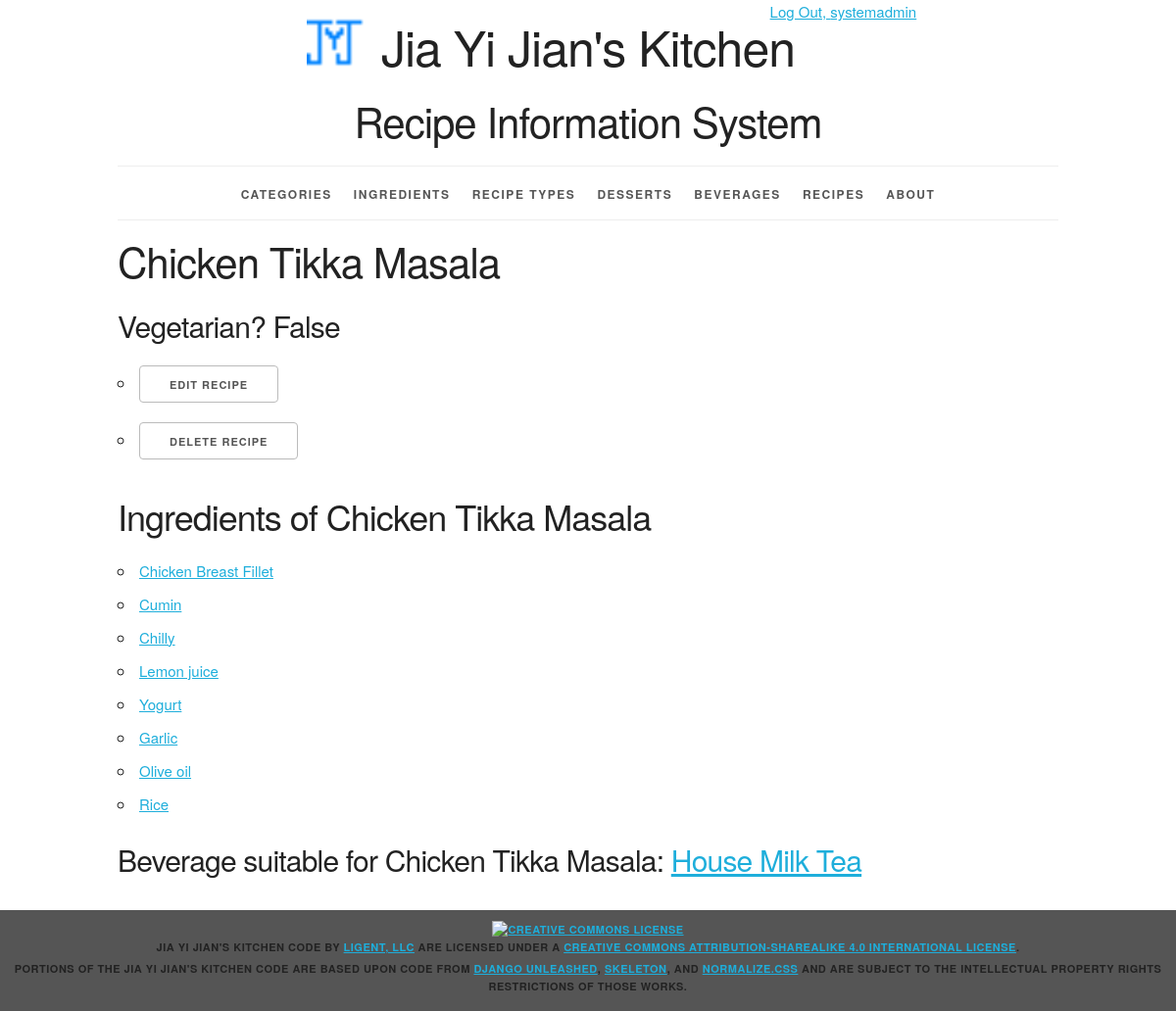
Screenshot of /recipes/34/ (signed in) with the database file from the repository.
### recipeinfo/models.py (models this page shows, shortened)
class Recipe(models.Model):
    recipe_id = models.AutoField(primary_key=True)
    recipe_name = models.CharField(max_length=45)
    recipe_type = models.ForeignKey(Recipe_Type, related_name='recipes', on_delete=models.PROTECT)
    beverage = models.ForeignKey(Beverage, related_name='recipes', on_delete=models.PROTECT)
    dessert = models.ForeignKey(Dessert, related_name='recipes', on_delete=models.PROTECT, null=True)
    def __str__(self):
        return '%s' % (self.recipe_name)
    def get_update_url(self):
        return reverse('recipeinfo_recipe_update_urlpattern', kwargs={'pk': self.pk})
    def get_delete_url(self):
        return reverse('recipeinfo_recipe_delete_urlpattern',kwargs={'pk': self.pk})
    class Meta:
        ordering = ['recipe_name']
        unique_together = (('recipe_type', 'recipe_name'))

class Recipe_Ingredient(models.Model):
    recipe_ingredient_id = models.AutoField(primary_key=True)
    ingredient = models.ForeignKey(Ingredient, related_name='recipe_ingredients', on_delete=models.PROTECT)
    recipe = models.ForeignKey(Recipe, related_name='recipe_ingredients', on_delete=models.PROTECT)

class Ingredient(models.Model):
    ingredient_id = models.AutoField(primary_key=True)
    ingredient_name = models.CharField(max_length=45, unique=True)
    is_vegetarian = models.IntegerField()
    category = models.ForeignKey(Category, related_name='ingredients', on_delete=models.PROTECT)
    def __str__(self):
        return '%s' % ((self.ingredient_name))
    def get_absolute_url(self):
        return reverse('recipeinfo_ingredient_detail_urlpattern', kwargs={'pk': self.pk})
    class Meta:
        ordering = ['ingredient_name']

class Beverage(models.Model):
    beverage_id = models.AutoField(primary_key=True)
    beverage_name = models.CharField(max_length=45)
    beverage_type = models.CharField(max_length=45, default='')
    def __str__(self):
        return '%s' % (self.beverage_name)
    def get_absolute_url(self):
        return reverse('recipeinfo_beverage_detail_urlpattern', kwargs={'pk': self.pk})
    class Meta:
        ordering = ['beverage_name']

### recipeinfo/views.py (the view)
class RecipeDetail(LoginRequiredMixin, PermissionRequiredMixin, View):
    permission_required = 'recipeinfo.view_recipe'
    def get(self, request, pk):
        recipe = get_object_or_404(Recipe, pk=pk)
        recipe_ingredient_list = recipe.recipe_ingredients.all()
        is_vegetarian = True
        for ri in recipe_ingredient_list:
            if ri.ingredient.is_vegetarian == False:
                is_vegetarian = False
        return render(
            request,
            'recipeinfo/recipe_detail.html',
            {'recipe': recipe, 'recipe_ingredient_list': recipe_ingredient_list, 'is_vegetarian': is_vegetarian}
        )

### recipeinfo/templates/recipeinfo/recipe_detail.html (shortened to what this page needs)
{% extends 'recipeinfo/base.html' %}
{% block content %}
    <h2>{{ recipe }}</h2>
    <h4>Vegetarian? {{ is_vegetarian }} </h4>
    <ul>
        {% if perms.recipeinfo.change_recipe %}
            <li><a href="{{ recipe.get_update_url }}"
                   class="button">Edit Recipe</a></li>
        {% endif %}
        {% if perms.recipeinfo.delete_recipe %}
            <li><a href="{{ recipe.get_delete_url }}"
                   class="button">Delete Recipe</a></li>
        {% endif %}
    </ul>
    <section>
        <h3>Ingredients of {{ recipe }}</h3>
        <ul>
            {% for ri in recipe_ingredient_list %}
                <li>
                    <a href="{{ ri.ingredient.get_absolute_url }}">{{ ri.ingredient }}</a>
                </li>
            {% empty %}
                <li><em>There are currently no ingredients for this recipe.</em></li>
            {% endfor %}
        </ul>
    </section>
    <section>
    <h4>Beverage suitable for {{ recipe }}: <a href="{{ recipe.beverage.get_absolute_url }}">{{ recipe.beverage }}</a></h4>
    </section>
{% endblock %}

### recipeinfo/templates/recipeinfo/base.html (shortened to what this page needs)
{% load staticfiles %}
<!DOCTYPE html>
<html lang="en">
<head>
    <link rel="stylesheet" type="text/css"
          href="{% static 'recipeinfo/normalize.css' %}">
    <link rel="stylesheet" type="text/css"
          href="{% static 'recipeinfo/skeleton.css' %}">
    <link rel="stylesheet" type="text/css"
          href="{% static 'recipeinfo/style.css' %}">
</head>
<body>
<div class="container">
    <div class="offset-by-eight four columns">
        <ul class = "inline">
            {% if user.is_authenticated %}
                <li><a href="{% url 'logout_urlpattern' %}">
                    Log Out, {{ user.get_username }}</a></li>
                {% else %}
                <li><a href="{% url 'login_urlpattern' %}">
                    Log In</a></li>
            {% endif %}
        </ul>
    </div>
    <header class="row">
        <div class="offset-by-one ten columns">
            <h1 class="logo">Jia Yi Jian's Kitchen</h1>
            <h2>Recipe Information System</h2>
        </div>
    </header>
    <nav>
        <ul>
            {% if user.is_authenticated %}
            <li>
                <a href="{% url 'recipeinfo_category_list_urlpattern' %}">
                    Categories</a></li>
            <li>
                <a href="{% url 'recipeinfo_ingredient_list_urlpattern' %}">
                    Ingredients</a></li>
            <li>
                <a href="{% url 'recipeinfo_recipe_type_list_urlpattern' %}">
                    Recipe Types</a></li>
            <li>
                <a href="{% url 'recipeinfo_dessert_list_urlpattern' %}">
                    Desserts</a></li>
            <li>
                <a href="{% url 'recipeinfo_beverage_list_urlpattern' %}">
                    Beverages</a></li>
            <li>
                <a href="{% url 'recipeinfo_recipe_list_urlpattern' %}">
                    Recipes</a></li>
            {% endif %}
            <li>
                <a href="{% url 'about_urlpattern' %}">
                    About</a></li>
        </ul>
    </nav>
    <main>
        {% block content %}{% endblock %}
    </main>
</div>
<footer>
    <p>
        <a rel="license" href="http://creativecommons.org/licenses/by-sa/4.0/">
            <img alt="Creative Commons License" style="border-width:0"
                 src="https://i.creativecommons.org/l/by-sa/4.0/88x31.png"/>
        </a><br/><span property="dct:title">Jia Yi Jian's Kitchen Code</span>
        by
        <a href="https://www.ligent.net" property="cc:attributionName"
           rel="cc:attributionURL">Ligent, LLC</a> are licensed under a
        <a rel="license" href="http://creativecommons.org/licenses/by-sa/4.0/">Creative Commons Attribution-ShareAlike
            4.0 International License</a>.
    </p>
    <p>Portions of the Jia Yi Jian's Kitchen code are based upon code from
        <a href="https://django-unleashed.com">Django Unleashed</a>,
        <a href="http://getskeleton.com/">Skeleton</a>, and
        <a href="https://necolas.github.io/normalize.css/">Normalize.css</a> and
        are subject to the intellectual property rights restrictions of those works.
    </p>
</footer>
</body>
</html>

### recipeinfo/static/recipeinfo/skeleton.css (style rules this page uses)
.container { position: relative; width: 100%; max-width: 960px; margin: 0 auto; padding: 0 20px; box-sizing: border-box; }
.column, .columns { width: 100%; float: left; box-sizing: border-box; }
@media (min-width: 400px) { .container { width: 85%; padding: 0; } }
@media (min-width: 550px) { .container { width: 80%; } }
@media (min-width: 550px) { .column, .columns { margin-left: 4%; } }
@media (min-width: 550px) { .column:first-child, .columns:first-child { margin-left: 0; } }
@media (min-width: 550px) { .four.columns { width: 30.6666666667%; } }
@media (min-width: 550px) { .ten.columns { width: 82.6666666667%; } }
@media (min-width: 550px) { .offset-by-one.column, .offset-by-one.columns { margin-left: 8.66666666667%; } }
@media (min-width: 550px) { .offset-by-eight.column, .offset-by-eight.columns { margin-left: 69.3333333333%; } }
html { font-size: 62.5%; }
body { font-size: 1.5em; line-height: 1.6; font-weight: 400; font-family: "Raleway", "HelveticaNeue", "Helvetica Neue", Helvetica, Arial, sans-serif; color: #222; }
h1, h2, h3, h4, h5, h6 { margin-top: 0; margin-bottom: 2rem; font-weight: 300; }
h1 { font-size: 4.0rem; line-height: 1.2; letter-spacing: -.1rem; }
h2 { font-size: 3.6rem; line-height: 1.25; letter-spacing: -.1rem; }
h3 { font-size: 3.0rem; line-height: 1.3; letter-spacing: -.1rem; }
h4 { font-size: 2.4rem; line-height: 1.35; letter-spacing: -.08rem; }
@media (min-width: 550px) { h1 { font-size: 5.0rem; } }
@media (min-width: 550px) { h2 { font-size: 4.2rem; } }
@media (min-width: 550px) { h3 { font-size: 3.6rem; } }
@media (min-width: 550px) { h4 { font-size: 3.0rem; } }
p { margin-top: 0; }
a { color: #1EAEDB; }
.button, button, input[type="submit"], input[type="reset"], input[type="button"] { display: inline-block; height: 38px; padding: 0 30px; color: #555; text-align: center; font-size: 11px; font-weight: 600; line-height: 38px; letter-spacing: .1rem; text-transform: uppercase; text-decoration: none; white-space: nowrap; background-color: transparent; border-radius: 4px; border: 1px solid #bbb; cursor: pointer; box-sizing: border-box; }
ul { list-style: circle inside; }
ol, ul { padding-left: 0; margin-top: 0; }
li { margin-bottom: 1rem; }
button, .button { margin-bottom: 1rem; }
pre, blockquote, dl, figure, table, p, ul, ol, form { margin-bottom: 2.5rem; }
.container:after, .row:after, .u-cf { content: ""; display: table; clear: both; }

### recipeinfo/static/recipeinfo/style.css (style rules this page uses)
html { height: 100%; background-color: #555; }
body { background-color: white; }
body>div>header { text-align: center;; }
header h1 { display: inline-block; font-weight: normal; font-style: normal; width: 100%; margin-top: 0; padding-top: 0; }
.logo { padding-top: 50px; background-image: url("recipeinfo_logo.ico"); background-size: 50px; background-repeat: no-repeat; background-position: top; }
@media (min-width: 750px) { .logo { padding-top: 0; background-size: contain; background-position: 0% 0%; } }
@media (min-width: 1000px) { .logo { background-position: 10% 0%; } }
@media (min-width: 1200px) { .logo { background-position: 15% 0%; } }
nav { border-top: 1px solid #eee; width: 100%; border-bottom: 1px solid #eee; margin: 0 0 1em; padding: 0; }
nav ul { margin: 0; padding: 1em 0; list-style-type: none; text-align: center; }
nav ul li { display: inline; padding: 0; margin: 0 0.25em; font-weight: 600; text-transform: uppercase; text-align: center; font-size: 1rem; letter-spacing: .10rem; }
@media (min-width: 400px) { nav ul li { letter-spacing: .15rem; font-size: 1.2rem; margin: 0 0.5em; } }
@media (min-width: 550px) { nav ul li { margin: 0 0.75em; } }
nav ul li a { color: #555; text-decoration: none; background-color: transparent; cursor: pointer; }
.inline { list-style-type: none; padding: 0; margin: 0 0 -0.5em; }
.inline li { display: inline; }
body>footer { width: 100%; background-color: #555; font-size: 1.1rem; letter-spacing: .05rem; font-weight: 600; text-transform: uppercase; text-align: center; padding: 1em 0; margin: 1em 0; }
body>footer p { margin-bottom: 0.5rem; }

### rows the page displays
Recipe: recipe_name "Chicken Tikka Masala", beverage "House Milk Tea"
Recipe_Ingredient: ingredient "Chicken Breast Fillet"
Recipe_Ingredient: ingredient "Cumin"
Recipe_Ingredient: ingredient "Chilly"
Recipe_Ingredient: ingredient "Lemon juice"
Recipe_Ingredient: ingredient "Yogurt"
Recipe_Ingredient: ingredient "Garlic"
Recipe_Ingredient: ingredient "Olive oil"
Recipe_Ingredient: ingredient "Rice"

### other values shown
{{ user.get_username }} "systemadmin"
{{ is_vegetarian }} "False"
